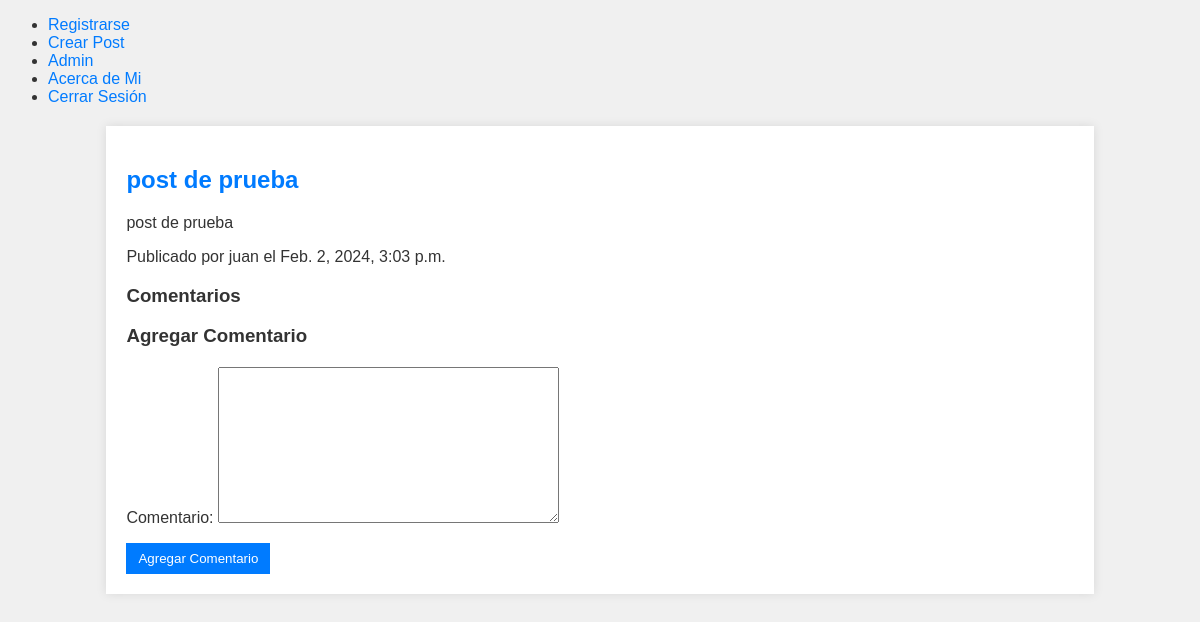
/post/1/ (signed in), run on an earlier commit of the app's database.
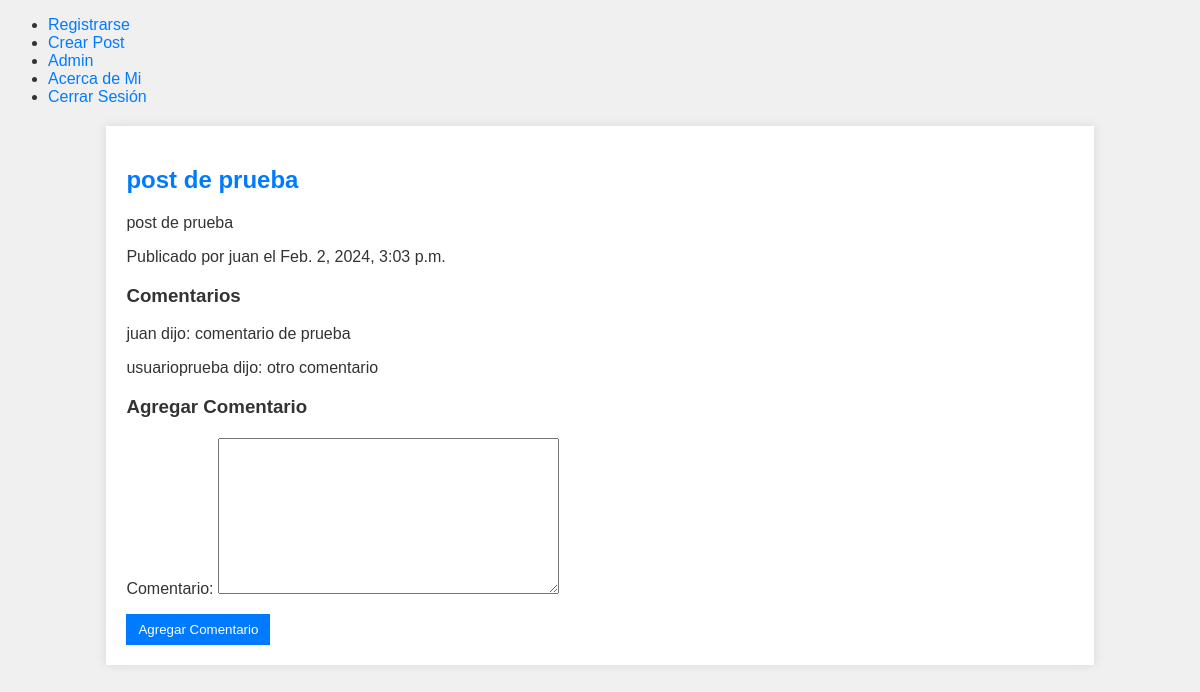
And on a later commit of the database.
### blog/models.py (models this page shows)
class Comentario(models.Model):
    publicacion = models.ForeignKey(Publicacion, on_delete=models.CASCADE, related_name='comentarios')
    autor = models.ForeignKey(User, on_delete=models.CASCADE)
    texto = models.TextField()
    fecha_creacion = models.DateTimeField(auto_now_add=True)

### blog/views.py (the view)
# urls.py: path('post/<int:pk>/', detalle_publicacion, name='detalle_publicacion'),
@login_required
def detalle_publicacion(request, pk):
    publicacion = get_object_or_404(Publicacion, pk=pk)
    comentarios = Comentario.objects.filter(publicacion=publicacion)
    if request.method == 'POST':
        comentario_form = ComentarioForm(request.POST)
        if comentario_form.is_valid():
            comentario = comentario_form.save(commit=False)
            comentario.publicacion = publicacion
            comentario.autor = request.user
            comentario.save()
            return redirect('detalle_publicacion', pk=publicacion.pk)
    else:
        comentario_form = ComentarioForm()
    return render(request, 'blog/detalle_publicacion.html', {'publicacion': publicacion, 'comentarios': comentarios, 'comentario_form': comentario_form})

### blog/forms.py
class ComentarioForm(forms.ModelForm):
    class Meta:
        model = Comentario
        fields = ['texto']
    def __init__(self, *args, **kwargs):
        super().__init__(*args, **kwargs)
        self.fields['texto'].label = 'Comentario'

### blog/templates/blog/detalle_publicacion.html (shortened to what this page needs)
{% extends 'blog/base.html' %}
{% block contenido %}
  <div>
    <h2>{{ publicacion.titulo }}</h2>
    <p>{{ publicacion.contenido }}</p>
    <p>Publicado por {{ publicacion.autor.username }} el {{ publicacion.fecha_creacion }}</p>
  </div>
  <div id="comentarios">
    <h3>Comentarios</h3>
    {% for comentario in comentarios %}
      <p>{{ comentario.autor.username }} dijo: {{ comentario.texto }}</p>
    {% endfor %}
  </div>
  <div id="agregar-comentario">
    <h3>Agregar Comentario</h3>
    <form method="post" action="{% url 'detalle_publicacion' pk=publicacion.id %}">
      {{ comentario_form.as_p }}
      <button type="submit">Agregar Comentario</button>
    </form>
  </div>
{% endblock %}

What changed in the data, as far as the page shows it:
added Comentario: autor.username "juan", texto "comentario de prueba"
added Comentario: autor.username "usuarioprueba", texto "otro comentario"
